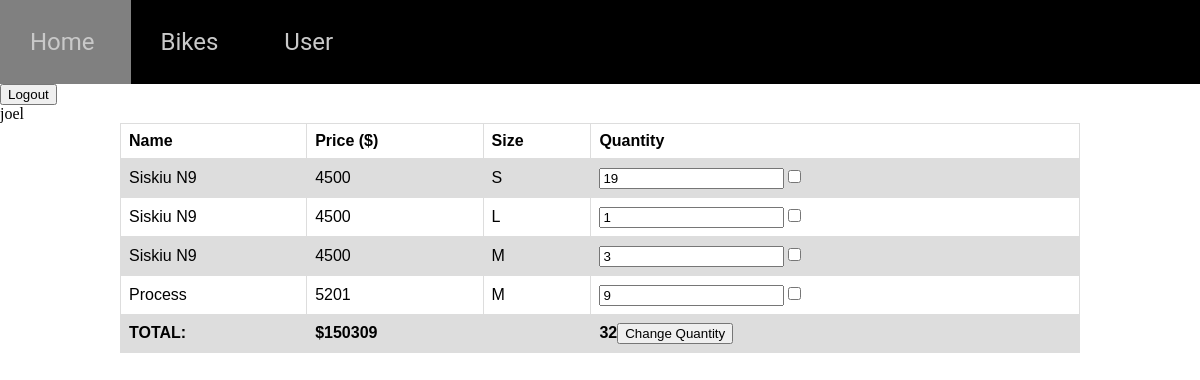
/user (signed in), run on an earlier commit of the app's database.
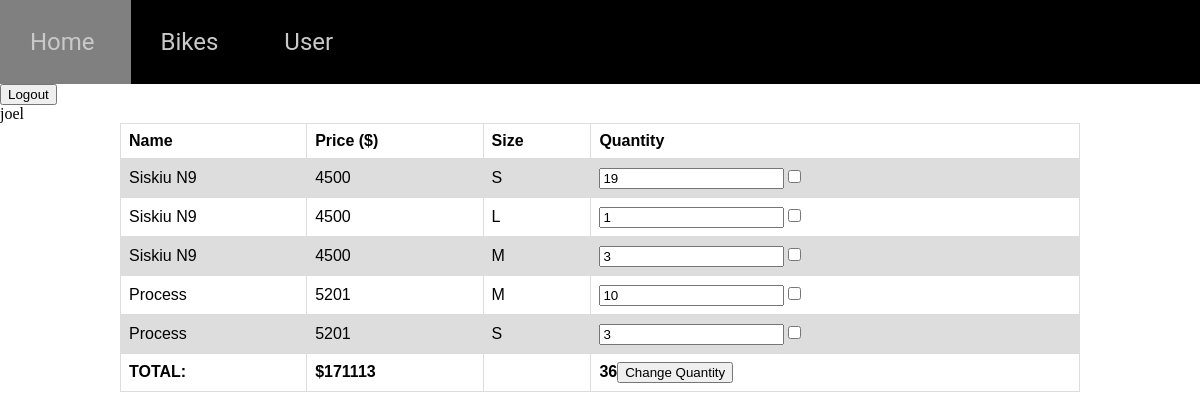
And on a later commit of the database.
### tables this page shows
CREATE TABLE users (id INTEGER PRIMARY KEY, name STRING NOT NULL UNIQUE, password STRING NOT NULL, email STRING NOT NULL UNIQUE, phone INTEGER, admin INTEGER DEFAULT (0) NOT NULL);

CREATE TABLE cart (user_id INTEGER REFERENCES users (id), bike_id INTEGER REFERENCES bikes (id), quantity INTEGER NOT NULL DEFAULT (1), id INTEGER PRIMARY KEY NOT NULL, size INTEGER REFERENCES sizes (id) NOT NULL);

CREATE TABLE bikes (id INTEGER PRIMARY KEY NOT NULL UNIQUE, name STRING UNIQUE NOT NULL, type INT REFERENCES type (id) NOT NULL, price INT NOT NULL, brand INT NOT NULL REFERENCES brand (id), year INT NOT NULL, wheel_size REFERENCES "wheel sizes" (id) NOT NULL, image STRING UNIQUE NOT NULL, description STRING NOT NULL, gender INTEGER REFERENCES genders (id) NOT NULL);

CREATE TABLE sizes (id INTEGER PRIMARY KEY UNIQUE NOT NULL, size STRING NOT NULL UNIQUE);

### main.py (the view, shortened to what this page needs)
@app.route("/user", methods=["GET", "POST"])
def user():
    if session.get('logstatus', None) == "false":
        return redirect(url_for("bikes"))
    else:
        user_id = session.get('logstatus', None)
        print(user_id)
        conn = sqlite3.connect('Beamma-Bikes.db')
        c = conn.cursor()
        c.execute("SELECT bikes.name, bikes.price, cart.quantity, cart.id, cart.user_id, sizes.size FROM cart INNER JOIN bikes ON cart.bike_id = bikes.id INNER JOIN sizes ON cart.size = sizes.id WHERE user_id=?", (user_id,))
        cart = c.fetchall()
        c.execute("SELECT name FROM users WHERE id=?",(user_id,))
        name = c.fetchall()
        name = name[0]
        conn.close()
        price = 0
        quantity = 0
        for i in range(len(cart)):
            bike = cart[i]
            quantity += bike[2]
            price += bike[1] * bike[2]
        return render_template("user.html", logstatus = session.get('logstatus', None), cart = cart, name = name[0], price = price, quantity = quantity)

### templates/user.html
{% extends 'layout.html' %}
{% block content %}
  <form method="POST">
    <input type = "submit" name = "logout" value = "Logout"></input>
  </form>
  {{ name }}
  <form method="POST">
  <div class = "cart">
    <table>
      <tr>
        <th>Name</th>
        <th>Price ($)</th>
        <th>Size</th>
        <th>Quantity</th>
      </tr>
      {% for items in cart %}
      <tr>
        <td>
          {{ items[0] }}
        </td>
        <td>
          {{ items[1] }}
        </td>
        <td>
          {{ items[5] }}
        </td>
          <td><input type = "number" name = {{ items[3] }} value = {{ items[2] }} ></input><input type="checkbox" name="a{{ items[3] }}" value="Remove"></input></td>
      {% endfor %}
      </tr>
        <tr>
          <th>TOTAL:</th>
          <th>${{ price }}</th>
          <th></th>
          <th>{{ quantity }}<input type ="submit" value = "Change Quantity"></input></th>
        </tr>
      </table>
      </form>
  </div>
{% endblock %}

### templates/layout.html (shortened to what this page needs)
<!doctype html>
<html>
  <head>
      <link rel="stylesheet" href="/static/css/style.css">
  </head>
  <body>
    <div class = "wrapper">
      {% include 'nav.html' %}
      {% block content %}
      {% endblock %}
  </body>
</html>

### templates/nav.html
<nav>
  <a href = "{{ url_for('home') }}"> Home </a>
  <a href = "{{ url_for('bikes') }}"> Bikes </a>
  {% if logstatus != "false": %}
    <a href = "{{ url_for('user') }}"> User </a>
  {% else: %}
    <a href = "{{ url_for('login') }}"> Log In </a>
  {% endif %}
</nav>

### static/css/style.css (style rules this page uses)
html, body { margin: 0; padding: 0; height: 100%; width: 100%; scroll-behavior: smooth; }
nav { background-color: black; font-size: 100%; margin: 0px; width: 100%; overflow: hidden; height: 7vh; padding-top: 2.3%; }
nav a { text-decoration: none; color: rgb(201, 201, 201); font-family: "Roboto", sans-serif; padding: 2.5%; font-size: 150%; }
table { font-family: arial, sans-serif; border-collapse: collapse; width: 80%; margin-left: 10%; margin-right: 10%; }
td, th { border: 1px solid #dddddd; text-align: left; padding: 8px; }
tr:nth-child(even) { background-color: #dddddd; }

What changed in the data, as far as the page shows it:
changed cart (number 4 of 5 on the later page): quantity "9" → "10"
added cart: name "Process", price "5201", size "S", quantity "3"
Also different on the page:
{{ price }}: "150309" → "171113"
{{ quantity }}: "32" → "36"
